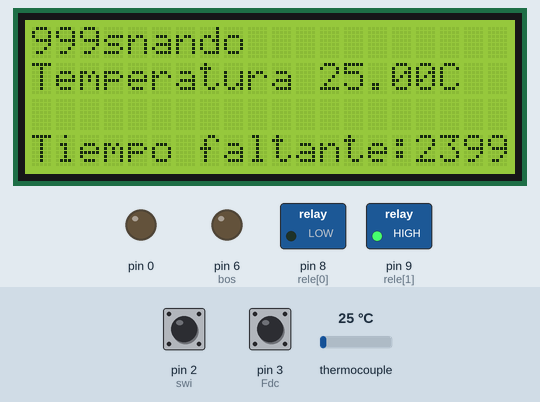
A sketch run on a simulated Arduino Uno, built with avr-gcc and run on an emulated ATmega328P. On the bench: 20×4 character LCD, switched loads named in the sketch (green lamp = pin HIGH), output pins drawn as LEDs (lit = HIGH). The inputs (shaded band) are chosen by the test bench; at power-on: pin 2 (swi) HIGH, pin 3 (Fdc) HIGH, thermocouple 25 °C.

Above: at 1.2 s.
1.3 s: pin 2 (swi) pulled LOW for 1.3 s
At 3.0 s:
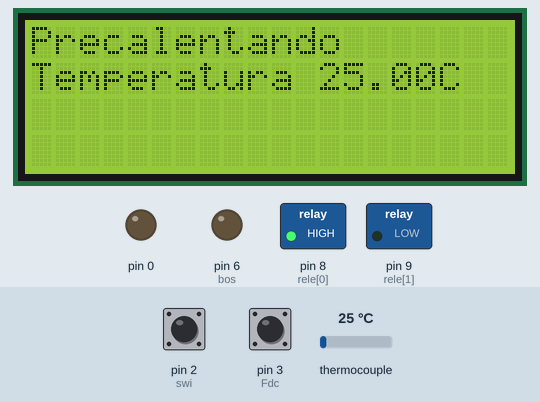
5.7 s: pin 3 (Fdc) pulled LOW for 1.3 s
At 7.1 s:
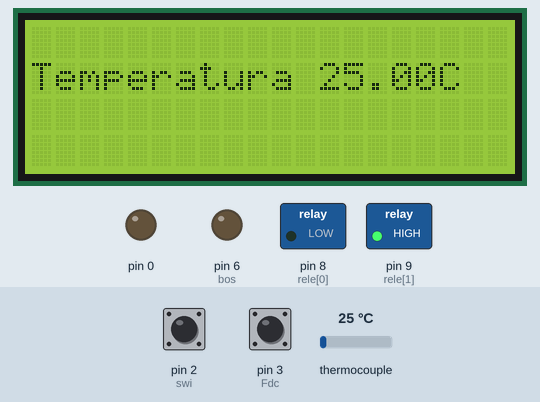
8.5 s: thermocouple set to 177 °C
At 10.3 s:
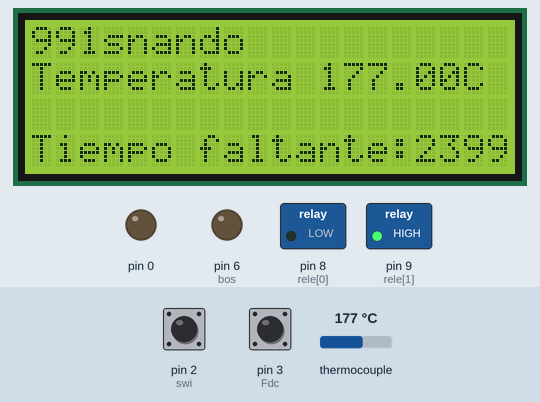
12.7 s: thermocouple set to 184 °C
At 14.5 s:
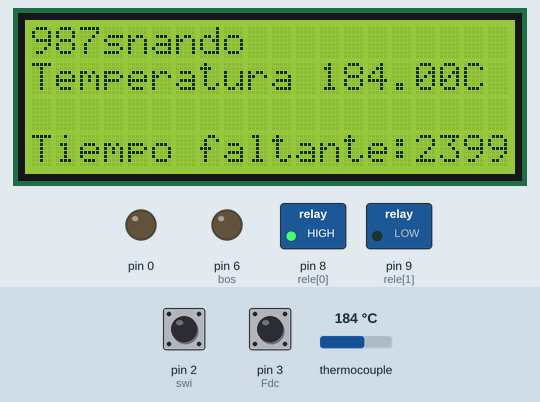
16.9 s: thermocouple set to 6 °C
At 17.7 s:
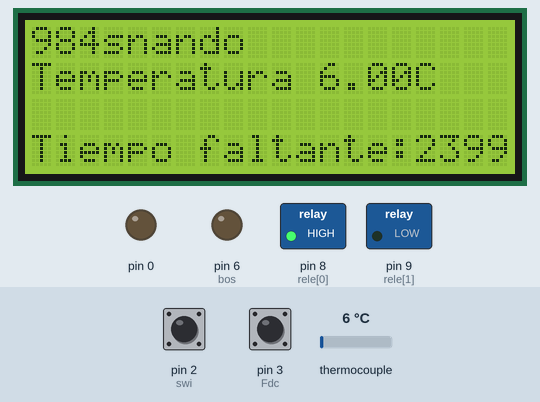
21.1 s: thermocouple set to 75 °C
At 21.9 s:
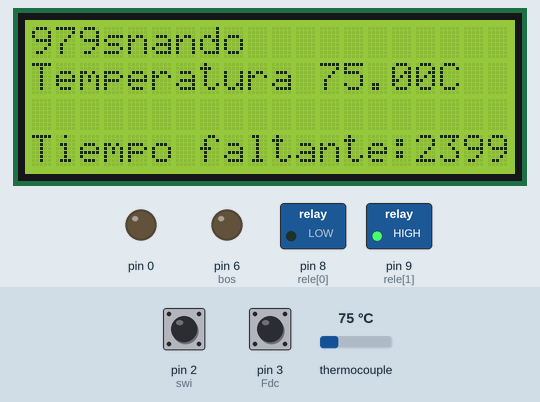
Timing chart, 0 to 24.1 s (numbered marks = the images above; inputs shaded):
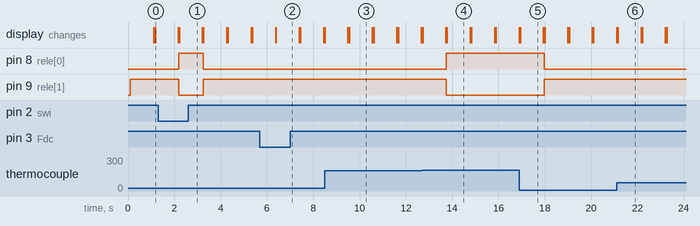

Measured:
- the behaviour switches between 180 and 181 °C on thermocouple (found by bisection; images 3 and 4)
- after the input at 1.3 s, pin 8 (rele[0]): LOW → HIGH after 0.88 s, → LOW 1.1 s later; pin 9 (rele[1]): HIGH → LOW after 0.88 s, → HIGH 1.1 s later; the display: first differs from a run without the input after 0.90 s (image 1)
- after the input at 5.7 s, the display: first differs from a run without the input after 0.69 s (image 2)
- after the input at 12.7 s, pin 8 (rele[0]): LOW → HIGH after 1.1 s; pin 9 (rele[1]): HIGH → LOW after 1.1 s
- after the input at 16.9 s, pin 8 (rele[0]): HIGH → LOW after 1.1 s; pin 9 (rele[1]): LOW → HIGH after 1.1 s
- what the display in image 3 shows lasts 1.0 s, from 9.6 s to 10.6 s

The sketch:

codigo_Horno.ino
```cpp
#include <LiquidCrystal_I2C.h>
#include <max6675.h>
#include <Wire.h>

//Codigo para horno

//definicion de pines para el termopar
#define CSK 12
#define CS 11
#define SO 10

MAX6675 termopar(CSK, CS, SO);

//se define el tamaño del display
LiquidCrystal_I2C lcd(0x27, 20, 4);

float C = 0;                   //variable para almacenar la temperatura en grados celcius.
volatile bool boton = false;   //variable en la que se almacenara el cambio del final de carrera.
const int sensor = A0;         //definicion de pin de lectura del sensor.
float distancia = 0;           //variable para guardar la lectura del sensor.
bool objeto = false;           //variable que indicara si hay un objeto o no.
const int rele[2] = { 8, 9 };  //pines para usar un rele.
//Variables para proceso
unsigned long tdc = 0;
unsigned long tch = 2400000;      //tiempo que tarda la lasaña en calentar.
const int bos = 6;                //Buzzern que enciende al final del proceso.
const int swi = 2;                //Switch de encendido o apagado.
const int Fdc = 3;                //Final de carrera.
const int Leds[3] = { 4, 5, 7 };  //Leds R, B ,G (Precalentando, Proceso, Finalizado).
bool cocinando = false;
//pivotes para controles
const int pivote = 180;
const int pivote1 = 100;

void setup() {        //configuracion de Pines y comunicaciones
  lcd.begin();
  pinMode(rele[1], OUTPUT);
  pinMode(rele[0], OUTPUT);
  for (int i = 0; i < 3; i++) {
    pinMode(Leds[3], OUTPUT);
  }
  pinMode(bos, OUTPUT);
  pinMode(swi, INPUT_PULLUP);
  pinMode(Fdc, INPUT_PULLUP);
}

void loop() {   //Loop principal
  Proceso();
  Temperatura();
}
void Temperatura() {  //Funcion para leer la temperatura
  C = termopar.readCelsius();
  lcd.backlight();
  lcd.setCursor(0, 1);
  lcd.print("Temperatura ");
  lcd.print(C);
  lcd.print("C");
  delay(1000);
  lcd.clear();
}

void ON_OFF() {
  if (cocinando) {
    if (C > pivote) {
      digitalWrite(rele[0], HIGH);  //ventilador
      digitalWrite(rele[1], LOW);   //resitencias
    } else if (C < pivote) {
      digitalWrite(rele[0], LOW);
      digitalWrite(rele[1], HIGH);
    }
  } else {

    if (C > pivote1) {
      digitalWrite(rele[0], LOW);  //ventilador
      digitalWrite(rele[1], LOW);  //resitencias
    } else if (C < pivote1) {
      digitalWrite(rele[0], LOW);
      digitalWrite(rele[1], LOW);
    }
  }
}
void Proceso() {
  if (digitalRead(swi) == 1 && digitalRead(Fdc) == 1) {
    tdc = millis();
    if (tdc >= tch) {
      Finalizado();
      lcd.setCursor(0, 0);
      lcd.print("Lasaña lista :D");
      digitalWrite(rele[2], HIGH);
      PGreen();
      Melodia();
    } else {  //Proceso de funcionamiento
      cocinando = true;
      lcd.setCursor(0, 0);
      lcd.print("Cocinando");
      lcd.setCursor(0, 3);
      lcd.print("Tiempo faltante:");
      lcd.print(tch - tdc / 1000);
      lcd.print("s");
      LedB();
      ON_OFF();
    }
  } else if (digitalRead(swi) == 0 && digitalRead(Fdc) == 1) {  //Proceso de precalentado
    lcd.setCursor(0, 0);
    lcd.print("Precalentando");
    ON_OFF();
    LedR();
    tdc = 0;
    cocinando = false;
  } else if (digitalRead(swi) == 0 && digitalRead(Fdc) == 0) {  //Horno apagado
    lcd.setCursor(0, 0);
    lcd.print("Bienvenido");
  }
}

void PGreen() {  //Funcion para hacer parpadear led verde
  digitalWrite(Leds[2], HIGH);
  delay(500);
  digitalWrite(Leds[2], LOW);
  delay(500);
  digitalWrite(rele[1], LOW);
  digitalWrite(rele[0], LOW);
}

void LedB() {  //Funcion para encender led blanco
  digitalWrite(rele[1], HIGH);
  digitalWrite(rele[0], LOW);
  digitalWrite(rele[2], LOW);
}

void LedR() {  //Funcion para encender led rojo
  digitalWrite(rele[0], HIGH);
  digitalWrite(rele[1], LOW);
  digitalWrite(rele[2], LOW);
}

void Melodia() {  //Tono de buzzer
  analogWrite(bos, 100);
  analogWrite(bos, 150);
  analogWrite(bos, 50);
  analogWrite(bos, 0);
}

void Finalizado() {
  digitalWrite(rele[0], HIGH);  //ventilador
  digitalWrite(rele[1], LOW);   //resitencias
}
```
